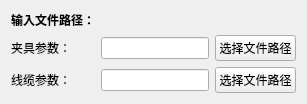
      <widget class="QWidget" name="page_3">
       <layout class="QGridLayout" name="gridLayout">
        <item row="0" column="0">
         <widget class="QLabel" name="label_37">
          <property name="font">
           <font>
            <pointsize>9</pointsize>
            <weight>75</weight>
            <bold>true</bold>
           </font>
          </property>
          <property name="text">
           <string>输入文件路径：</string>
          </property>
         </widget>
        </item>
        <item row="1" column="0">
         <widget class="QLabel" name="label_38">
          <property name="text">
           <string>夹具参数：</string>
          </property>
         </widget>
        </item>
        <item row="1" column="1">
         <widget class="QLineEdit" name="lineEdit3_1"/>
        </item>
        <item row="1" column="2">
         <widget class="QPushButton" name="pushButton_3">
          <property name="text">
           <string>选择文件路径</string>
          </property>
         </widget>
        </item>
        <item row="2" column="0">
         <widget class="QLabel" name="label_39">
          <property name="text">
           <string>线缆参数：</string>
          </property>
         </widget>
        </item>
        <item row="2" column="1">
         <widget class="QLineEdit" name="lineEdit3_2"/>
        </item>
        <item row="2" column="2">
         <widget class="QPushButton" name="pushButton_4">
          <property name="text">
           <string>选择文件路径</string>
          </property>
         </widget>
        </item>
       </layout>
      </widget>
